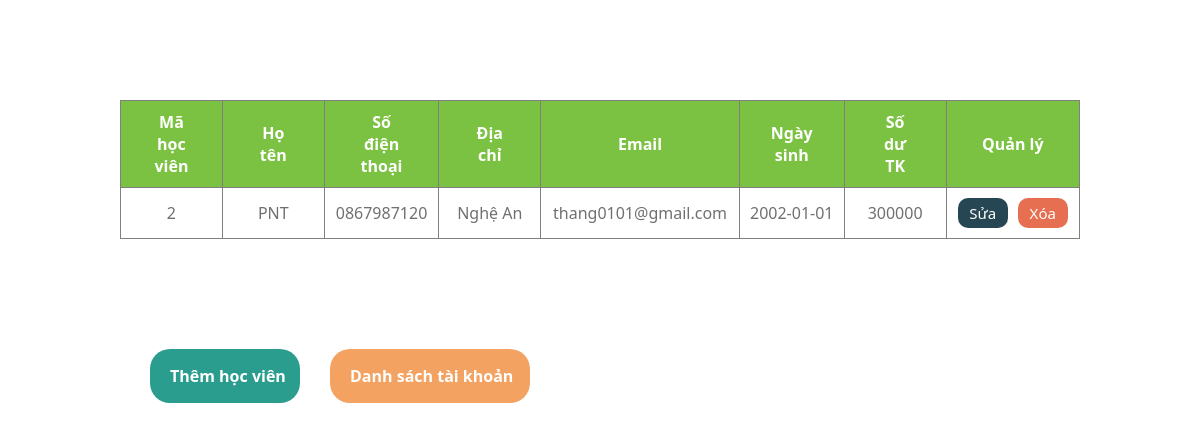
/project/admin/dssinhvien.php, run on the app's committed database.
### tables this page shows
CREATE TABLE `student` (
  `studentID` int(11) NOT NULL,
  `studentName` varchar(50) NOT NULL,
  `studentPhone` char(10) NOT NULL,
  `studentAdress` varchar(50) NOT NULL,
  `studentEmail` char(30) NOT NULL,
  `studentDate_Birth` date NOT NULL,
  `studentMoney` double NOT NULL,
  `accountID` int(11) NOT NULL
);

### project/admin/dssinhvien.php (the view, shortened to what this page needs)
<?php
    include "connect.php";
    $sql = "SELECT * FROM student ";
    $res = mysqli_query($connect, $sql);
?>
<div class="dssinhvien">
    <table align="center" border="1">
        <tr class="title">
            <th>Mã học viên</th>
            <th>Họ tên</th>
            <th>Số điện thoại</th>
            <th>Địa chỉ</th>
            <th>Email</th>
            <th>Ngày sinh</th>
            <th>Số dư TK</th>
            <th>Quản lý</th>
        </tr>
        <?php
            while($row= mysqli_fetch_assoc($res)){
                echo '
                    <tr>
                        <td><a href="">'.$row["studentID"].'</a></td>
                        <td><a href="">'.$row["studentName"].'</a></td>
                        <td><a href="">'.$row["studentPhone"].'</a></td>
                        <td><a href="">'.$row["studentAdress"].'</a></td>
                        <td><a href="">'.$row["studentEmail"].'</a></td>
                        <td><a href="">'.$row["studentDate_Birth"].'</a></td>
                        <td><a href="">'.$row["studentMoney"].'</a></td>
                        <td class="confirm">'?>
                            <form method="post" action="xoasinhvien.php">
                                <input style="margin-right: 10px" onclick="window.location = 'index.php?quanly=suasv&id=<?php echo $row['studentID']; ?>'" type="button" value="Sửa"/>
                                <input onclick="return confirm('Bạn có chắc muốn xóa sinh viên <?= $row['studentName']?> không?');" type="submit" name="delete" value="Xóa"/>
                            </form>
                    </td>
                    </tr>
                <?php ;
            }
        ?>
    </table>
    <div class="btn_add">
        <a href="index.php?quanly=themsv" class="indam">
            <span class="btn-themhv">Thêm học viên</span>
        </a>
        <a href="index.php?quanly=taikhoan" class="indam">
            <span class="btn-dstk">Danh sách tài khoản</span>
        </a>
    </div>
</div>

### project/admin/dssinhvien.php (style rules this page uses)
* { padding: 0; margin: 0; font-family: 'Segoe UI', Tahoma, Geneva, Verdana, sans-serif; box-sizing: border-box; }
table { width: 80%; border-collapse: collapse; margin: 100px auto; text-align: center; }
.dssinhvien .title { background: #7CC242; }
table th { color: #fff; padding:10px 30px; }
table td { width: 100px; padding:10px 10px; border-spacing: 0px; }
table td a { text-decoration: none; color: #707070; }
.btn_add { display: flex; }
.btn-themhv { display: flex; width: 150px; background: #2A9D8F; padding:15px 20px; margin: 10px 0; margin-left: 150px; line-height: 1.5; cursor: pointer; white-space: nowrap; border-radius: 20px; }
.btn-dstk { display: flex; width: 200px; background: #F4A261; padding:15px 20px; margin: 10px 30px; line-height: 1.5; cursor: pointer; white-space: nowrap; border-radius: 20px; }
.indam { font-weight: bold; }
a { display: inline-block; color: #fff; text-decoration: none; }
.confirm form { display: inline-flex; }
.confirm input { font-size: 15px; background: #264653; padding:0 10px; color: #fff; width: 50px; height: 30px; cursor: pointer; border: none; border-radius: 10px; }
.confirm input[type='submit'] { background: #E76F51; }

### data on the page
student: studentID "2", studentName "PNT", studentPhone "0867987120", studentAdress "Nghệ An", studentEmail "thang0101@gmail.com", studentDate_Birth "2002-01-01", studentMoney "300000"
